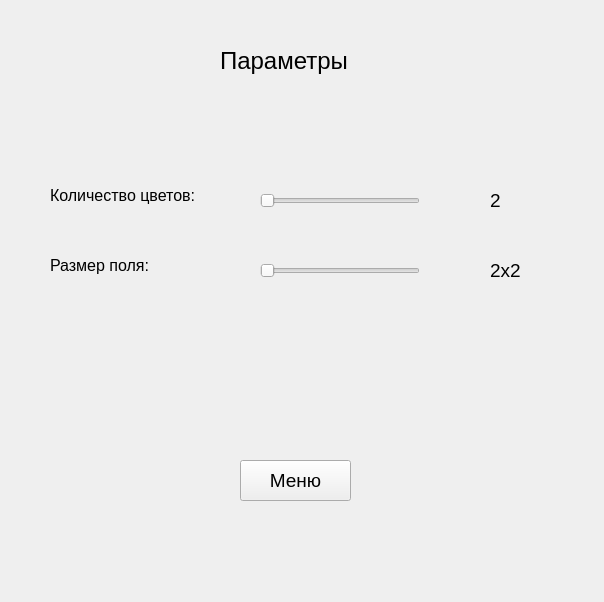
<?xml version="1.0" encoding="UTF-8"?>
<ui version="4.0">
 <class>MainWindow</class>
 <widget class="QMainWindow" name="MainWindow">
  <property name="geometry">
   <rect>
    <x>0</x>
    <y>0</y>
    <width>604</width>
    <height>602</height>
   </rect>
  </property>
  <property name="windowTitle">
   <string>Перекраска</string>
  </property>
  <widget class="QWidget" name="centralwidget">
   <widget class="QLabel" name="label">
    <property name="geometry">
     <rect>
      <x>220</x>
      <y>30</y>
      <width>161</width>
      <height>61</height>
     </rect>
    </property>
    <property name="font">
     <font>
      <pointsize>18</pointsize>
     </font>
    </property>
    <property name="text">
     <string>Параметры</string>
    </property>
   </widget>
   <widget class="QPushButton" name="pushButton">
    <property name="geometry">
     <rect>
      <x>240</x>
      <y>460</y>
      <width>111</width>
      <height>41</height>
     </rect>
    </property>
    <property name="font">
     <font>
      <pointsize>14</pointsize>
     </font>
    </property>
    <property name="text">
     <string>Меню</string>
    </property>
   </widget>
   <widget class="QLabel" name="label_2">
    <property name="geometry">
     <rect>
      <x>50</x>
      <y>170</y>
      <width>181</width>
      <height>51</height>
     </rect>
    </property>
    <property name="font">
     <font>
      <pointsize>12</pointsize>
     </font>
    </property>
    <property name="text">
     <string>Количество цветов:</string>
    </property>
   </widget>
   <widget class="QLabel" name="label_3">
    <property name="geometry">
     <rect>
      <x>50</x>
      <y>240</y>
      <width>121</width>
      <height>51</height>
     </rect>
    </property>
    <property name="font">
     <font>
      <pointsize>12</pointsize>
     </font>
    </property>
    <property name="text">
     <string>Размер поля:</string>
    </property>
   </widget>
   <widget class="QSlider" name="slider_number_colours">
    <property name="geometry">
     <rect>
      <x>260</x>
      <y>190</y>
      <width>160</width>
      <height>22</height>
     </rect>
    </property>
    <property name="minimum">
     <number>2</number>
    </property>
    <property name="maximum">
     <number>9</number>
    </property>
    <property name="pageStep">
     <number>1</number>
    </property>
    <property name="orientation">
     <enum>Qt::Horizontal</enum>
    </property>
   </widget>
   <widget class="QSlider" name="slider_size_field">
    <property name="geometry">
     <rect>
      <x>260</x>
      <y>260</y>
      <width>160</width>
      <height>22</height>
     </rect>
    </property>
    <property name="minimum">
     <number>2</number>
    </property>
    <property name="maximum">
     <number>40</number>
    </property>
    <property name="pageStep">
     <number>1</number>
    </property>
    <property name="orientation">
     <enum>Qt::Horizontal</enum>
    </property>
   </widget>
   <widget class="QLabel" name="label_number_colours">
    <property name="geometry">
     <rect>
      <x>490</x>
      <y>190</y>
      <width>61</width>
      <height>21</height>
     </rect>
    </property>
    <property name="font">
     <font>
      <pointsize>14</pointsize>
     </font>
    </property>
    <property name="text">
     <string>2</string>
    </property>
   </widget>
   <widget class="QLabel" name="label_field_size">
    <property name="geometry">
     <rect>
      <x>490</x>
      <y>260</y>
      <width>61</width>
      <height>21</height>
     </rect>
    </property>
    <property name="font">
     <font>
      <pointsize>14</pointsize>
     </font>
    </property>
    <property name="text">
     <string>2x2</string>
    </property>
   </widget>
  </widget>
 </widget>
 <resources/>
 <connections/>
</ui>
